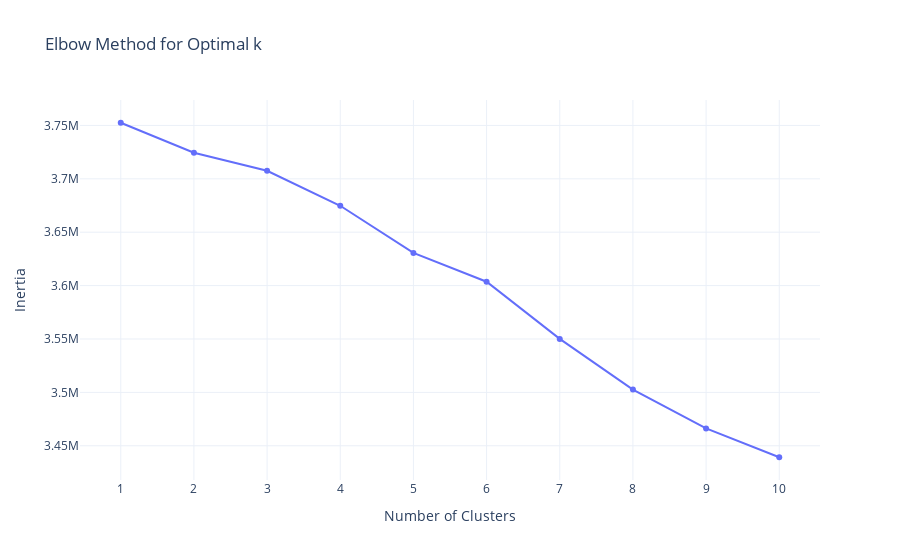

Write notebook code for a chart like this one.
### Code cell
# Calculate inertia for k from 1 to 10
inertia = []
k_range = range(1, 11)

for k in k_range:
    kmeans = KMeans(n_clusters=k, random_state=42)
    kmeans.fit(rest_df_scaled)
    inertia.append(kmeans.inertia_)

# Create a DataFrame for Plotly
elbow_df = pd.DataFrame({
    "k": list(k_range),
    "inertia": inertia
})

# Create interactive elbow plot
fig = px.line(elbow_df, x="k", y="inertia", markers=True,
              title="Elbow Method for Optimal k",
              labels={"k": "Number of Clusters", "inertia": "Inertia"})

fig.update_layout(xaxis=dict(dtick=1), template="plotly_white")
fig.show()

### Figure 1 — Plotly figure (JSON) as saved in the notebook; plotly's stock layout.template omitted (floating-point values rounded to 4 significant figures)
{"data": [{"hovertemplate": "Number of Clusters=%{x}<br>Inertia=%{y}<extra></extra>", "legendgroup": "", "line": {"color": "#636efa", "dash": "solid"}, "marker": {"symbol": "circle"}, "mode": "lines+markers", "name": "", "orientation": "v", "showlegend": false, "type": "scatter", "x": [1, 2, 3, 4, 5, 6, 7, 8, 9, 10], "xaxis": "x", "y": [3753000.0, 3724000.0, 3707000.0, 3675000.0, 3631000.0, 3604000.0, 3550000.0, 3503000.0, 3466000.0, 3439000.0], "yaxis": "y"}], "layout": {"legend": {"tracegroupgap": 0}, "title": {"text": "Elbow Method for Optimal k"}, "xaxis": {"anchor": "y", "domain": [0, 1], "dtick": 1, "title": {"text": "Number of Clusters"}}, "yaxis": {"anchor": "x", "domain": [0, 1], "title": {"text": "Inertia"}}}}
